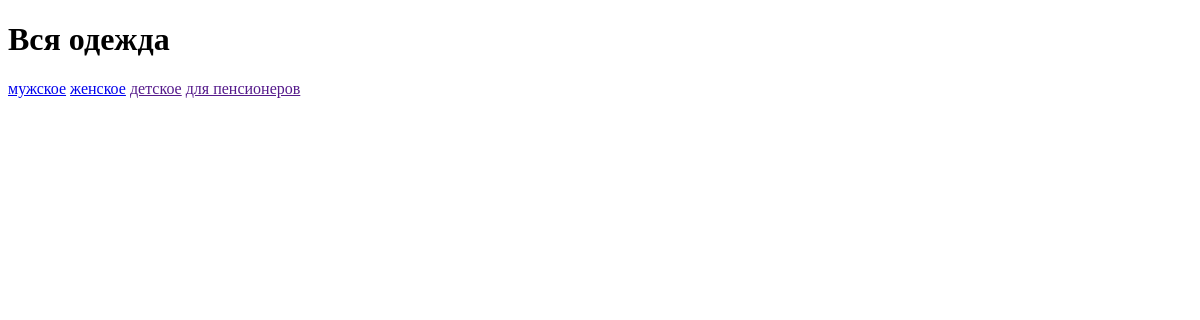
Page /all_cloth/ on the earlier database version.
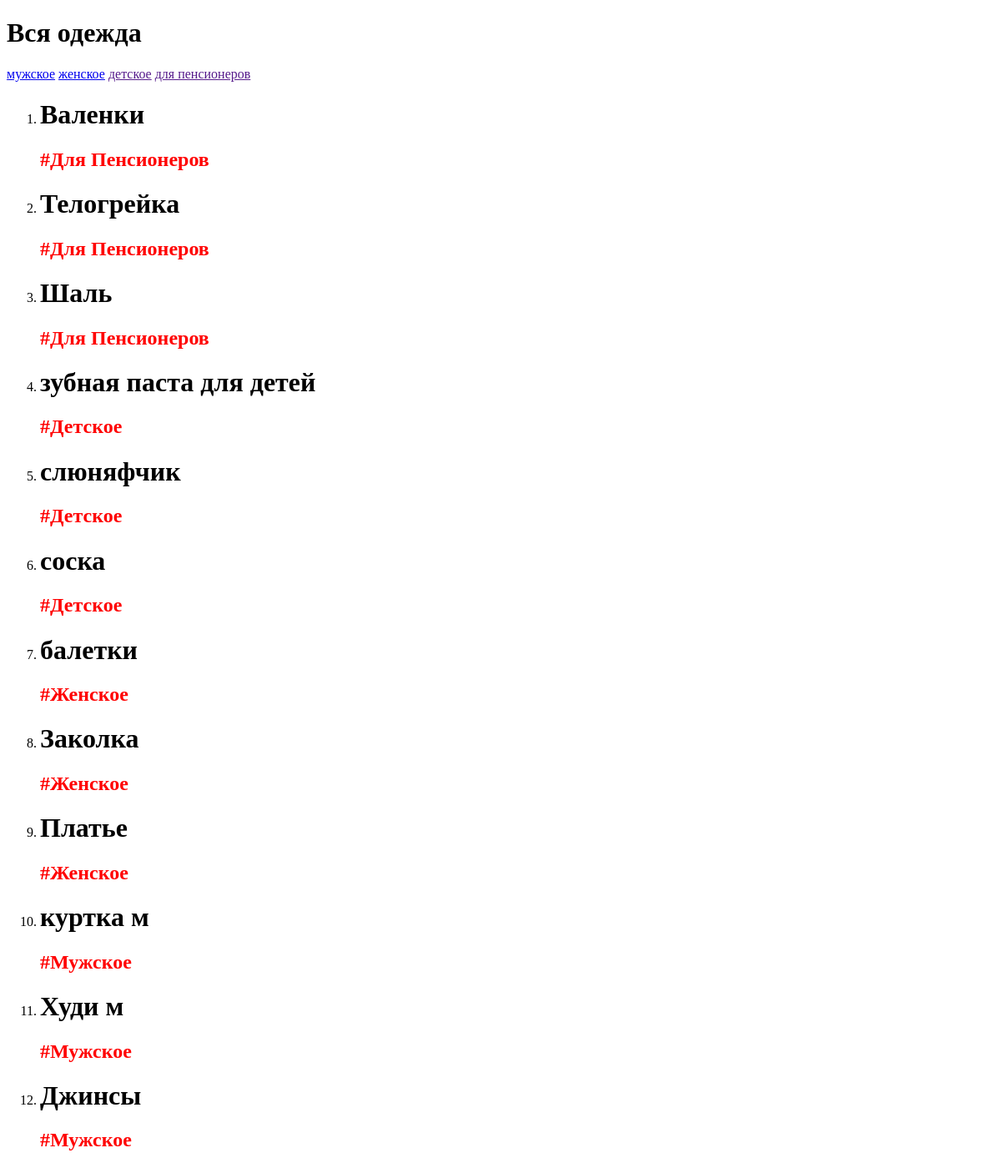
Same page on the later database version.
### cloth/models.py (models this page shows, shortened)
class ProductCloth(models.Model):
    name = models.CharField(max_length=100)
    price = models.PositiveIntegerField()
    description = models.TextField()
    tags = models.ManyToManyField(TagCloth)

class TagCloth(models.Model):
    name = models.CharField(max_length=100)

### cloth/views.py (the view)
# urls.py: path('all_cloth/', views.AllClothView.as_view()),
class AllClothView(generic.ListView):
    template_name = 'cloth/cloth_list.html'
    model = models.ProductCloth
    def get_queryset(self):
        return self.model.objects.filter().order_by('-id')

### templates/cloth/cloth_list.html (shortened to what this page needs)
<!DOCTYPE html>
<html lang="en">
<head>
</head>
<body>
<h1>Вся одежда</h1>
<a href="/man_cloth/">мужское</a>
<a href="/women_cloth/">женское</a>
<a href="">детское</a>
<a href="">для пенсионеров</a>
<ol>
    {% for i in object_list %}
    <li>
        <h1>{{i.name}}</h1>
        {% for tag in i.tags.all %}
        <h2 style="color: red">#{{tag.name}}</h2>
        {% endfor %}
    </li>
    {% endfor %}
</ol>
</body>
</html>

Differences in the rows shown:
added ProductCloth: name "Валенки"
added TagCloth: name "Для Пенсионеров"
added ProductCloth: name "Телогрейка"
added ProductCloth: name "Шаль"
added ProductCloth: name "зубная паста для детей"
added TagCloth: name "Детское"
added ProductCloth: name "слюняфчик"
added ProductCloth: name "соска"
added ProductCloth: name "балетки"
added TagCloth: name "Женское"
added ProductCloth: name "Заколка"
added ProductCloth: name "Платье"
added ProductCloth: name "куртка м"
added TagCloth: name "Мужское"
added ProductCloth: name "Худи м"
added ProductCloth: name "Джинсы"
